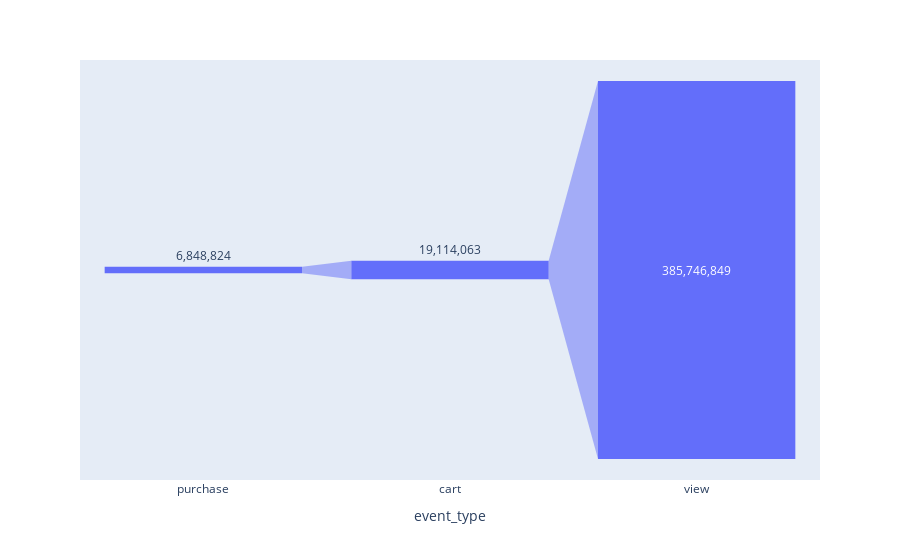

The code cell stored with this chart in its notebook:
### Code cell
import plotly.express as px
fig = px.funnel(data_frame= df_funnel, x = 'event_type', y = 'CNT')
fig.update_traces(texttemplate= '%{value:,.0f}') # 숫자 형식 지정
fig.show()

### Figure 1 — Plotly figure (JSON) as saved in the notebook; plotly's stock layout.template omitted (floating-point values rounded to 4 significant figures)
{"data": [{"hovertemplate": "event_type=%{x}<br>CNT=%{y}<extra></extra>", "legendgroup": "", "marker": {"color": "#636efa"}, "name": "", "orientation": "v", "showlegend": false, "texttemplate": "%{value:,.0f}", "type": "funnel", "x": ["purchase", "cart", "view"], "xaxis": "x", "y": [6848824, 19114063, 385746849], "yaxis": "y"}], "layout": {"legend": {"tracegroupgap": 0}, "margin": {"t": 60}, "xaxis": {"anchor": "y", "domain": [0, 1], "title": {"text": "event_type"}}, "yaxis": {"anchor": "x", "domain": [0, 1], "title": {"text": "CNT"}}}}
